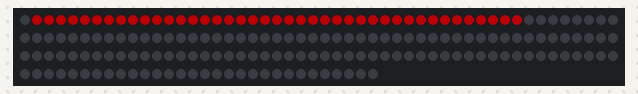
Bench run of a sketch on a simulated Arduino Uno, built with avr-gcc and run on an emulated ATmega328P. On the bench: 180 RGB LEDs in strip order, left to right, continuing on the next row. Dim RGB values are drawn brighter than linear.

Above: at 0.46 s.
At 5.18 s:
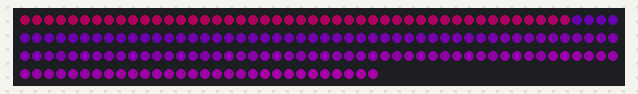
At 10.06 s:
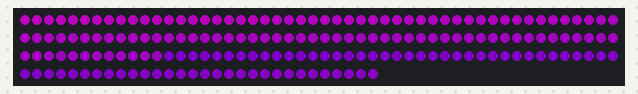
At 19.76 s:
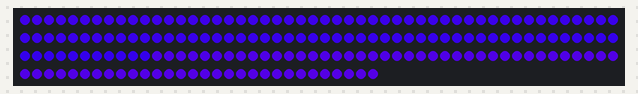
At 29.8 s:
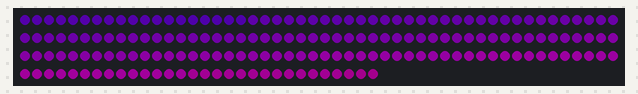
At 39.82 s:
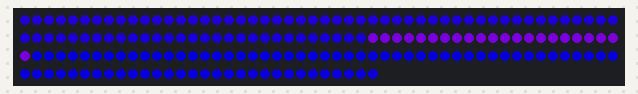

The sketch:

testLEDs.ino
```cpp
#include <Adafruit_NeoPixel.h>
#define NUMPIX_1 180
#define PIN_1 9
Adafruit_NeoPixel strip1 = Adafruit_NeoPixel(NUMPIX_1, PIN_1, NEO_GRB + NEO_KHZ800);
//#define NUMPIX_2 60
//#define PIN_2 8
//Adafruit_NeoPixel strip2 = Adafruit_NeoPixel(NUMPIX_2, PIN_2, NEO_GRB + NEO_KHZ800);
//#define NUMPIX_3 58
//#define PIN_3 12
//Adafruit_NeoPixel strip3 = Adafruit_NeoPixel(NUMPIX_3, PIN_3, NEO_GRB + NEO_KHZ800);

int pix1, pix2, pix3;
int inc1, inc2, inc3;
int counter;

void setup() {
  Serial.begin(9600);
  strip1.begin();
  strip1.show();
  //  strip2.begin();
  //  strip2.show();
  //  strip3.begin();
  //  strip3.show();
  inc1 = 1;
  inc2 = 1;
  inc3 = 1;
}

void loop() {
  counter++;
  if (counter == 10) {
    counter = 0;
    pix1 += inc1;
    if (pix1 == NUMPIX_1 || pix1 == 0) inc1 *= -1;
    //    pix2 += inc2;
    //    if (pix2 == NUMPIX_2 || pix2 == 0) inc2 *= -1;
    //    pix3 += inc3;
    //    if (pix3 == NUMPIX_3 || pix3 == 0) inc3 *= -1;

    // strip1.setPixelColor(pix - 1, strip1.Color(50, 0, 120)); // bright green color.
    strip1.setPixelColor(pix1, strip1.Color(80 - millis() / 100 % 79, 0, millis() / 100 % 250)); // bright green color.
    // strip1.setPixelColor(pix + 1, strip1.Color(120, 0, 255)); // bright green color.
    strip1.show(); // This sends the updated pixel color to the hardware.
    //  strip2.setPixelColor(pix2, strip2.Color(75, 0,  millis() / 150 % 255)); // bright green color.
    //  strip2.show(); // This sends the updated pixel color to the hardware.
    //  strip3.setPixelColor(pix3, strip3.Color(75, 0,  millis() / 200 % 255)); // bright green color.
    //  strip3.show(); // This sends the updated pixel color to the hardware.
  }
}
```
